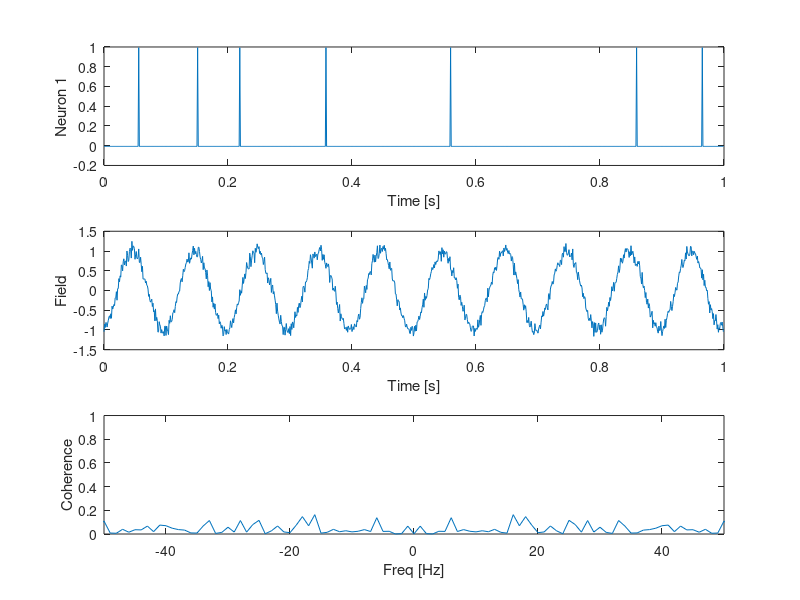

Write the MATLAB code that produced this figure. (Note: this script raises an error after producing the figure.)
%%  MA666 - Lab 3 (11):  Spike-field coherence. 
%   In this tutorial we will develop tools to compute the spike-field
%   coherence.  We'll first see how to implement this code ourselves, then
%   we'll interface with the MATLAB software package Chronux. 

%%  Preliminaries.
%   Text preceded by a '%' indicates a 'comment'.  This text should appear
%   green on the screen.  I will use comments to explain what we're doing 
%   and to ask you questions.  Also, comments are useful in your own code
%   to note what you've done (so it makes sense when you return to the code
%   in the future).  It's a good habit to *always* comment your code.  I'll
%   try to set a good example, but won't always . . . 

%%  Part 1:  Power spectrum of a spike train.
%   To compute the power spectrum of a spike train, we first need to calculate
%   the Fourier transform of the spike train.  We'll start by considering
%   the case of random (Poisson) spiking, and compute the Fourier transform
%   (FT) both 'by-hand' and using built-in MATLAB routines.  We already can
%   guess what this spectrum should look like, right?

%   Let's begin by clearing the workspace.
clear

%   First, we'll create simulated data.
dt = 0.001;             %The sampling interval, 1 ms in this case.
N = 1000;               %The number of time steps.
t = (0:N-1)*dt;         %Define a time axis.
T = N*dt;               %Define the total time of the simulation.

%   Now, let's set the firing rate, lambda, which indicates the expected
%   number of spikes per second,
lambda = 10;            

%   To generate Poisson spiking, we'll generate N Poisson random numbers.
%   Note that the probability of a spike in any (tiny) bin is the firing
%   rate lambda multiplied by the size of the bin (dt),

dn = poissrnd(lambda*dt,1,N);    %The simulated spike train.

%   Now, let's subtract the mean rate from the spike train.
dn = dn - mean(dn);

%   And let's plot it.
subplot(3,1,1)
plot(t, dn)
xlabel('Time [s]');  ylabel('Spikes')

%% IN LAB Q:  How many spikes to you observe per second?  Is it consistent
%with lambda?

%   Before we compute the power spectrum, let's first compute the
%   auto-covariance of the spike train.  To do so, we'll use the built-in
%   MATLAB function xcorr.  Can you guess what the auto-covariance will look
%   like?

[acf, lag] = xcorr(dn, 'biased');       %Compute the AC.
acf = acf(N/2:end-N/2);                 %Only keep the middle half of AC.
lag = lag(N/2:end-N/2);                 %... and of the lags.

%   Let's also plot the AC.  Does it make sense?
subplot(3,1,2)
plot(lag, acf)

%   Finally, we'll compute the FT of the spike train.  We'll first do so
%   by-hand.  To start, define the frequency axis.  Here we arrange the
%   frequencies following the MATLAB convention.
fj = [(0:N/2-1)*(1/T), (-N/2:-1)*(1/T)];

%   We can also define a taper - here we use the 'default' taper.
h = ones(1,N);

%   Then compute the FT 'by-hand'.
X0 = zeros(1,length(fj));                           %An empty vec to hold results.
for j=1:length(fj)                                  %For each freq,
    X0(j) = sum(h .* dn .* exp(-2*pi*1i*fj(j)*t));  %... data * taper * sinusoids.
end

%   The power spectrum is the FT multiplied by its complex conjugate, and
%   scaled.  Let's plot the results.
subplot(3,1,3)
S = dt^2/T*(X0.*conj(X0));                       %Compute the power.
plot(fftshift(fj),fftshift(S))                   %... and plot it, with increasing freq. 

%   Above we computed the FT by-hand.  We don't need to do this.  Instead,
%   we can compute the power spectrum using built-in MATLAB routines.  Do
%   so, and plot the results, in the next few lines.
pow = dt^2/T*(abs(fft(dn)).^2);
hold on
plot(fftshift(fj), fftshift(pow), 'og')
hold off

%TECHNICAL NOTE:  
%In addition, we can also plot the *expected* power spectrum for the Poisson
%process.  We said in class that, for random spiking, we expect a
%flat power spectrum (i.e., all frequencies to be present).  We
%stated that the power of this flat spectrum would equal "lambda*dt".
%In fact, we need to plot "dt" times this expected quantity.  In
%this case, we've used the same normalization of the power spectrum
%introduced in MA665, namely the term "dt^2/T".  By doing so, we need to
%include an extra factor of "dt" when plotting the expected spectrum.

hold on
plot(fj,dt*(dt*lambda)*ones(length(fj),1), 'r')  %Also, plot the expected spectrum.
hold off

%%  Part 2:  Power spectrum for multiple trials of Poisson spiking data.
%   Above, we computed the power spectrum of a single spike train.  It's
%   often the case that multiple instances of a spike train will be
%   observed (over multiple trials, say).  Let's consider multi-trial
%   observations of a spike train, and compute the average spectrum over
%   the trials.

%   Let's begin by clearing the workspace.
clear

%   Then, define the number of trials, the number of points in each trial, the time
%   step, and the total time of each trial.
K=20; N = 1000; dt = 0.001; T=N*dt;

%   Then define the frequencies for the power spectrum.
fj = [(0:N/2-1)*(1/T), (-N/2:-1)*(1/T)];

%   We'll again consider Poission spikes with fixed rate lambda.
lambda = 10;

%   ... and generate multiple trials.  For each trial, generate the Poisson
%   spike data, compute the power spectrum, and compute the AC.  Save the
%   results of these last two computations for each trial.
S = zeros(K,length(fj));
acf = zeros(K, N);
for k=1:K

    dn = poissrnd(lambda*dt,1,N);
    dn = dn - mean(dn);

    X0 = fft(dn);
    S0 = dt^2/T*(abs(fft(dn)).^2);
    
    S(k,:) = S0;

    [acf0, lag] = xcorr(dn, 'biased');       %Compute the AC.
    acf(k,:) = acf0(N/2:end-N/2);           %Only keep the middle half of AC.
end
lag = lag(N/2:end-N/2);

%   Finally, plot the results of the AC and the power spectrum, both
%   averaged over all K trials.

subplot(2,1,1)
plot(lag, mean(acf,1)); xlabel('Lags [ms]'); ylabel('AC')

subplot(2,1,2)
S = mean(S,1);
plot(fftshift(fj),fftshift(S))                 %... and plot it, with increasing freq. 
hold on
plot(fj,dt*(dt*lambda)*ones(length(fj),1), 'r')
hold off
ylim([0 0.0001]); xlabel('Freq [Hz]'); ylabel('Power')

%%  Part 3:  Power spectrum for multiple trials of refractory spiking data.
%   So far, we only considered examples of Poisson random data.  We did so
%   because we knew what power spectrum to expect (a constant one).  Let's
%   now consider a second example of spike train data:  spiking with a
%   refractory period.  We discussed in lecture what the spectrum should
%   be.  Let's see if that expectation holds.

%   The code below is the same as the code in Part 2.  What's changed is
%   the data we'll analyze.

%   Let's begin by clearing the workspace.
clear

%  Initial set up of simulation parameters.
K=50; N=1000; dt=0.001; T=N*dt;

%  Define the frequencies.
fj = [(0:N/2-1)*(1/T), (-N/2:-1)*(1/T)];

%  Define quantities that change over trials.
lambda=zeros(K,1);
S = zeros(K,length(fj));
acf = zeros(K, N);
for k=1:K

    %Generate Poisson spiking with a refractory period.  This part is a bit
    %tricky.  In the above example, we fixed lambda - the probability of a 
    %spike.  Here, we allow lambda to vary in time.  Specifically, after a
    %spike occurs, we make the probability of a spike in the next 5 steps
    %very small;  this acts as the refractory period.
    c0=100;  c1=100;  b=-0.5;
    dn = zeros(1,N);
    lambda0 = zeros(1,N);
    for t=6:N
        lambda0(t) = c0 + c1*exp(b*dn(t-1)+b*dn(t-2)+b*dn(t-3)+b*dn(t-4)+b*dn(t-5));
        dn(t) = poissrnd(lambda0(t)*dt); 
    end
    lambda(k) = mean(lambda0);
    
    %The rest of the code is the same as Part 2.
    
    dn = dn - mean(dn);
    
    X0 = fft(dn);
    S0 = dt^2/T*(abs(fft(dn)).^2);
    
    S(k,:) = S0;

    [acf0, lag] = xcorr(dn, 'biased');       %Compute the AC.
    acf(k,:) = acf0(N/2:end-N/2);
end
lag = lag(N/2:end-N/2);

%   And plot the results.
subplot(2,1,1)
plot(lag, mean(acf,1));
xlabel('Lag [ms]');  ylabel('AC')

subplot(2,1,2)
S = mean(S,1);
plot(fftshift(fj),fftshift(S))
hold on
plot(fj,dt*(dt*mean(lambda))*ones(length(fj),1), 'r')
hold off
ylim([0 0.0003]);  xlabel('Freq [Hz]'); ylabel('Power')

%IN LAB Q:  Are the AC and the power spectrum as you expect?

%%  Part 4:  Spike-spike coherence. 
%   We've now computed the FT of spike trains, and used the FT to compute
%   the power spectrum.  We can also use the FT to compute the coherence
%   between two spike trains.  Remember that coherence detects a constant
%   phase relationship between two siganls over trials at some frequency.
%   The multi-trial structure is critical (just as it was for the field
%   data we considered earlier in the course).
%
%   We'll start by considering two sets of Poisson spike trains.  We
%   already have an expectation for the coherence (right?).  Let's now
%   compute it.

%   Let's begin by clearing the workspace.
clear

%   Set the simulation parameters, using multiple trials.
K=20; N = 1000; dt = 0.001; T=N*dt;
t = (0:N-1)*dt;

%   Define the frequencies.
fj = [(0:N/2-1)*(1/T), (-N/2:-1)*(1/T)];

%   We'll consider random spikes with rate lambda.
lambda = 10;

%   Define output variables for the Fourier transform of the two spike trains.
X1 = zeros(K,length(fj));
X2 = zeros(K,length(fj));
for k=1:K

    %Generate the random data.
    dn1 = poissrnd(lambda*dt,1,N);
    dn2 = poissrnd(lambda*dt,1,N);

    %Compute mean rate of each.
    lambda1 = mean(dn1);
    lambda2 = mean(dn2);

    %Subtract the mean rates.
    dn1 = dn1-mean(dn1);
    dn2 = dn2-mean(dn2);
    
    %Compute the FTs.
    X01 = fft(dn1);
    X02 = fft(dn2);
    
    %Save the results.
    X1(k,:) = X01;
    X2(k,:) = X02;
end

%   Now, compute the power spectra and cross spectrum.
S11 = zeros(1,length(fj));
S12 = zeros(1,length(fj));
S22 = zeros(1,length(fj));
for k=1:K
    S11 = S11 + dt^2/T*(X1(k,:).*conj(X1(k,:)))/K;
    S12 = S12 + dt^2/T*(X1(k,:).*conj(X2(k,:)))/K;
    S22 = S22 + dt^2/T*(X2(k,:).*conj(X2(k,:)))/K;
end

%   And then the coherence.
cohr = S12.*conj(S12) ./S11 ./S22;

%   Let's plot everything to have a look.
subplot(3,1,1)
plot(t, dn1)
xlabel('Time [s]'); ylabel('Neuron 1')

subplot(3,1,2)
plot(t, dn2)
xlabel('Time [s]'); ylabel('Neuron 2')

subplot(3,1,3)
plot(fftshift(fj),fftshift(cohr))
ylim([0 1])
xlabel('Freq [Hz]');  ylabel('Coherence')

%IN LAB Q: Are the results what you expected?

%%  Part 5:  Spike-field coherence.
%   In the previous section we considered the coherence between two spike
%   trains.  Now let's consider the coherence between a spike train, and a
%   field (for example, an LFP).  We still require a multi-trial structure.
%   The code that follows is very similar to the code in Part 4;  the
%   primary change is to replace one of the spike trains with a field.

%   Let's begin by clearing the workspace.
clear

%   Set the simulation parameters, using multiple trials.
K=20; N = 1000; dt = 0.001; T=N*dt;
t = (0:N-1)*dt;

%   Define the frequencies.
fj = [(0:N/2-1)*(1/T), (-N/2:-1)*(1/T)];

%   We'll include random spikes with rate lambda0.
lambda = 10;

%   We'll also generate an LFP with frequency f1 Hz.
f1 = 10;

%   Define output variables for the spectra of the two signals.
X1 = zeros(K,length(fj));
X2 = zeros(K,length(fj));
for k=1:K

    %Define the LFP signal as a sinusoid + noise.
    s  = sin(2.0*pi*t * f1 + 1*pi*randn)+0.1*randn(1,N);
    
    %The spikes occur at random times.
    dn = poissrnd(lambda*dt,1,N);

    %Subtract the mean rates.
    dn = dn-mean(dn);
    
    %Compute the FTs.
    X01 = fft(dn);
    X02 = fft(s);
    
    %Save the results.
    X1(k,:) = X01;
    X2(k,:) = X02;
end

%   Now, compute the power spectra and cross spectrum.
S11 = zeros(1,length(fj));
S12 = zeros(1,length(fj));
S22 = zeros(1,length(fj));
for k=1:K
    S11 = S11 + dt^2/T*(X1(k,:).*conj(X1(k,:)))/K;
    S12 = S12 + dt^2/T*(X1(k,:).*conj(X2(k,:)))/K;
    S22 = S22 + dt^2/T*(X2(k,:).*conj(X2(k,:)))/K;
end

%   And then the coherence.
cohr = S12.*conj(S12) ./S11 ./S22;

%   Let's plot everything to have a look.
subplot(3,1,1)
plot(t, dn)
xlabel('Time [s]'); ylabel('Neuron 1')

subplot(3,1,2)
plot(t, s);
xlabel('Time [s]'); ylabel('Field')

subplot(3,1,3)
plot(fftshift(fj),fftshift(cohr))
ylim([0 1]);  xlim([-50 50])
xlabel('Freq [Hz]');  ylabel('Coherence')

%IN LAB Q: Are the results what you expected?

%%  Part 6:  Chronux.
%   Above we computed the coherence (between two spike trains, or between a
%   spike train and a field) "by hand". There's a nice software package
%   for doing this, which you can download from here,
%
%   http://www.chronux.org
%
%   Once you've installed this software, it's easy to compute the coherence
%   between two sets of spike trains.  This software implements what's
%   called the "multi-taper method".  The idea is that - instead of
%   applying a single taper to the data - we apply multiple tapers, and
%   then average the results across tapers.  This averaging reduces the
%   noise in our spectral estimates.  But, there's a cost:  reduced
%   frequency resolution.  There are many details to explore here;  if you're
%   interested, check out this week's chapter, and Chapter 5, section 3.8.
%   An example of generating artificial data (the same as in Part 5) and
%   applying the Chronux software is provided below.

%   Let's begin by clearing the workspace.
clear

%   Set the simulation parameters, using multiple trials.
K=50; N = 1000; dt = 0.001; T=N*dt;
t = (0:N-1)*dt;

%   We'll include random spikes with rate lambda0.
lambda = 10;

%   We'll also generate an LFP with frequency f1 Hz.
f1 = 10;

%   Define multi-trial spike train and field data.
s = zeros(K,N);
n = zeros(K,N);
for k=1:K

    %Define the LFP signal as a sinusoid + noise.
    s(k,:)  = sin(2.0*pi*t * f1 + 1*pi*randn)+0.1*randn(1,N);
    
    %The spikes occur at random times.
    dn(k,:) = poissrnd(lambda*dt,1,N);

end

%%%%%%%%  Here's the Chronux part!  %%%%%%%%

%   Set up parameters for Chronux.
params.Fs = 1/dt;       %Set the sampling frequency.
params.tapers = [5 9];  %Set the time-bandwidth product TW and # tapers.
params.trialave = 1;    %Average the results over trials. 

%   Compute the coherence.
[C,phi,S12,S1,S2,f]=coherencycpb(s',dn',params);

%   Plot the results.
plot(f,C)
xlabel('Freq [Hz]');  ylabel('Coherence')
ylim([0 1])

